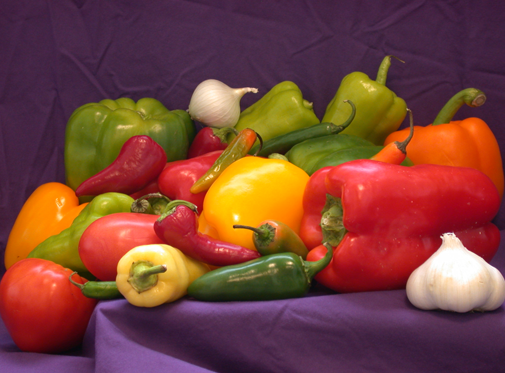
//> input picture color_models/pep.png, 505 x 373 px
$ ./rgb_to_yiq   (built with g++ and OpenCV 4)
//> lines starting //> are read from the running program, lines starting //| are printed output that depends on the picture
/*
    RGB to YIQ conversion is used in the NTSC encoder where the RGB inputs from the camera are
    converted to luminance (Y) and chrominance (I,Q) information. In the NTSC encoder, the I,Q
    signals are modulated by a subcarrier and added to the Y signal. Historically, when color
    TVs appeared in the market, they had to coexist with the existing monochrome TVs and this
    was made possible with the NTSC signal structure. The chrominance signals are averaged out
    as a fine mesh of invisible signals in the monochrome TV sets. YUV used in the PAL standard
    and YCbCr used in the JPEG standard have different encodings. All three standards share the
    same luminance signal Y but the chrominance calculations are different. The matrix calculation
    scheme used in the RGB to YIQ can be applied to these standards too. In the actual products,
    this trivial calculation is usually performed in dedicated hardware, especially in digital
    video products. For cost saving and flexibility, this algorithm can be implemented in software
    if the CPU is powerful enough and where the digital image is a still picture.
*/
#include <opencv2/imgproc/imgproc.hpp>
#include <opencv2/highgui/highgui.hpp>

using namespace cv;
using namespace std;

void RGB_to_yiq(double &R, double &G, double &B, double &Y, double &I, double &Q)
{
    Y = 0.299*R + 0.587*G + 0.114*B;
    I = 0.596*R - 0.275*G - 0.321*B;
    Q = 0.212*R - 0.523*G + 0.311*B;
}

void yiq_to_RGB(double &R, double &G, double &B, double &Y, double &I, double &Q)
{
    R = 1*Y + 0.95569 *I + 0.61986 *Q;
    G = 1*Y + -0.27158*I + -0.64687*Q;
    B = 1*Y + -1.10818*I + 1.70506 *Q;

}
int main ( int argc, char **argv )
{
    // Mat imageI  = imread("bola.jpeg",1);
    // Mat imageI  = imread("ff.png",1);
    Mat imageI  = imread("pep.png",1);
//> imageI is the input picture: 373 rows x 505 cols, CV_8UC3; mean B, G, R 56.6, 67.4, 122.6

    cv::namedWindow( "original", WINDOW_NORMAL );
    imshow("original", imageI);
    waitKey(0);

	double r,g,b,x,y,z;
    Mat temp = imageI.clone ();

    for (int row=0; row<imageI.rows; row++)
    {
        for (int col=0; col<imageI.cols; col++)
        {
        	r = imageI.at<Vec3b>(row,col)[2]/255.0;
        	g = imageI.at<Vec3b>(row,col)[1]/255.0;
        	b = imageI.at<Vec3b>(row,col)[0]/255.0;

            RGB_to_yiq(r,g,b,x,y,z);

            temp.at<Vec3b>(row,col)[2] = x*255;
            temp.at<Vec3b>(row,col)[1] = y*255;
            temp.at<Vec3b>(row,col)[0] = z*255;
        }
    }
//> this loop made 373 passes
//> (x, y, z) on passes 1 to 3: (0.158, 0.0455, 0.0612), (0.158, 0.0442, 0.0624), (0.16, 0.0395, 0.0608)
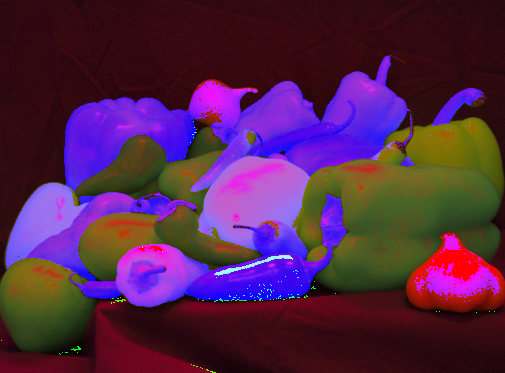
//> temp: 373 rows x 505 cols, CV_8UC3; mean B, G, R 75.1, 36.6, 82.1
//> after the loop, r = 0.176; g = 0.0863; b = 0.184; x = 0.124; y = 0.0223; z = 0.0496

    cv::namedWindow("rgb to yiq o1o2o3", WINDOW_NORMAL );
    imshow("rgb to yiq o1o2o3", temp);
    waitKey(0);

    Mat temp2 = temp.clone();

    for (int row=0; row<temp.rows; row++)
    {
        for (int col=0; col<temp.cols; col++)
        {
        	x = temp2.at<Vec3b>(row,col)[2]/255.0;
        	y = temp2.at<Vec3b>(row,col)[1]/255.0;
        	z = temp2.at<Vec3b>(row,col)[0]/255.0;

            yiq_to_RGB(r,g,b,x,y,z);

            temp2.at<Vec3b>(row,col)[2] = r*255;
            temp2.at<Vec3b>(row,col)[1] = g*255;
            temp2.at<Vec3b>(row,col)[0] = b*255;
        }
    }
//> this loop made 373 passes
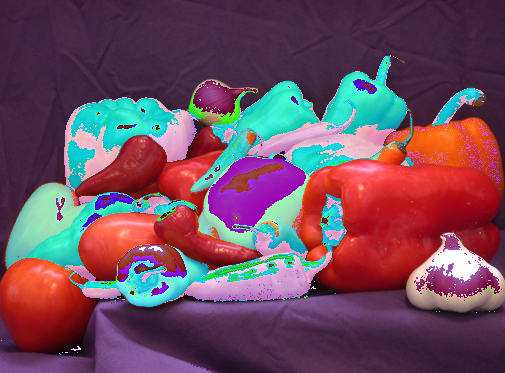
//> temp2: 373 rows x 505 cols, CV_8UC3; mean B, G, R 94.9, 76.5, 111.9
//> after the loop, x = 0.122; y = 0.0196; z = 0.0471

    namedWindow("yiq o1o2o3 to rgb", WINDOW_NORMAL);
    imshow("yiq o1o2o3 to rgb", temp2);
    waitKey(0);
}

$ run again, with color_models/bola.png copied over color_models/pep.png
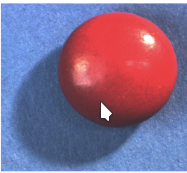
//> input picture color_models/bola.png, 187 x 173 px
//> imageI is the input picture: 173 rows x 187 cols, CV_8UC3; mean B, G, R 143.2, 108.1, 131.7
//> the loop `for (int row=0; row<imageI.rows; row++)` made 173 passes
//> (x, y, z) on passes 4 to 6: (0.68, -0.0734, 0.0339), (0.501, -0.121, 0.0553), (0.494, -0.119, 0.0562)
//> after the loop `for (int row=0; row<imageI.rows; row++)`:
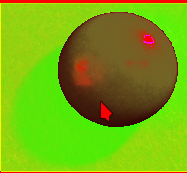
//> temp: 173 rows x 187 cols, CV_8UC3; mean B, G, R 15.7, 167.2, 118.6
//> after the loop `for (int row=0; row<imageI.rows; row++)`: r = 0.957; y = -1.11e-16; z = -5.55e-17
//> the loop `for (int row=0; row<temp.rows; row++)` made 173 passes
//> after the loop `for (int row=0; row<temp.rows; row++)`:
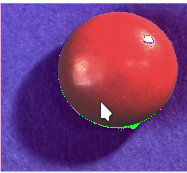
//> temp2: 173 rows x 187 cols, CV_8UC3; mean B, G, R 124, 63.4, 123.2
//> after the loop `for (int row=0; row<temp.rows; row++)`: x = 0.957; y = 0
